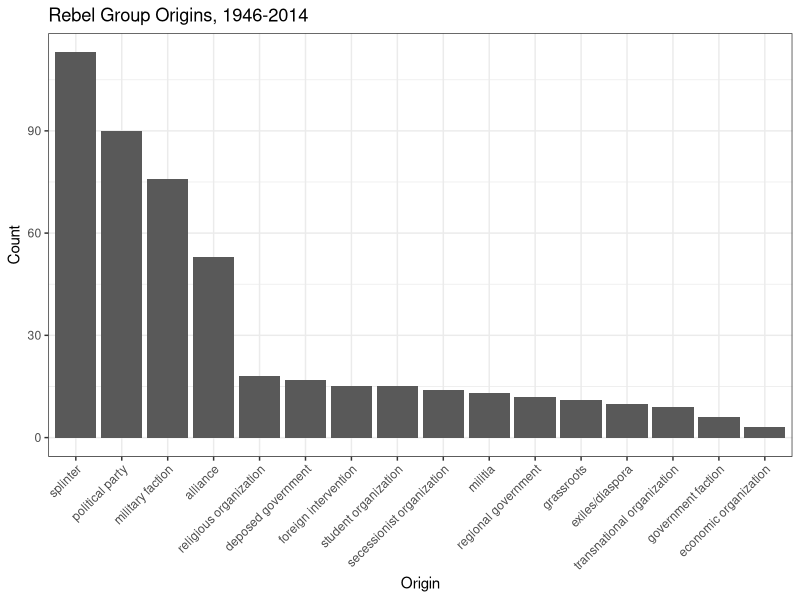
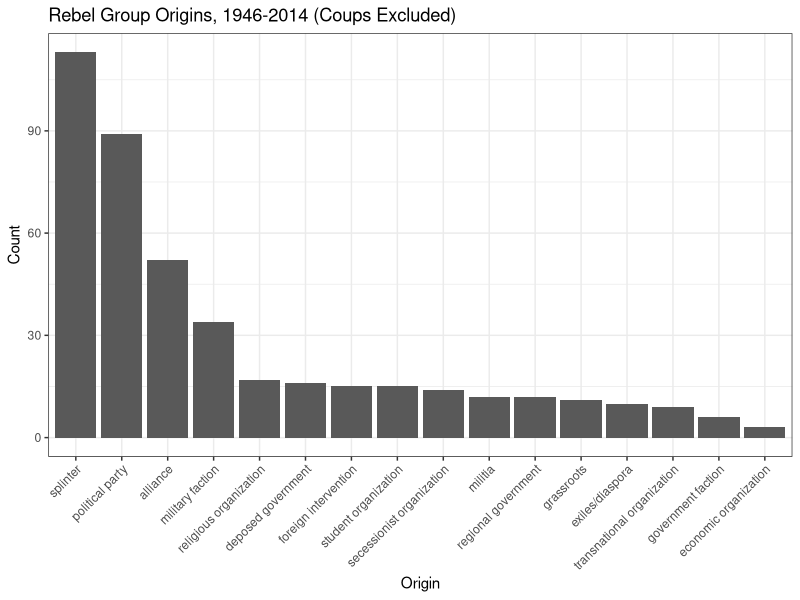
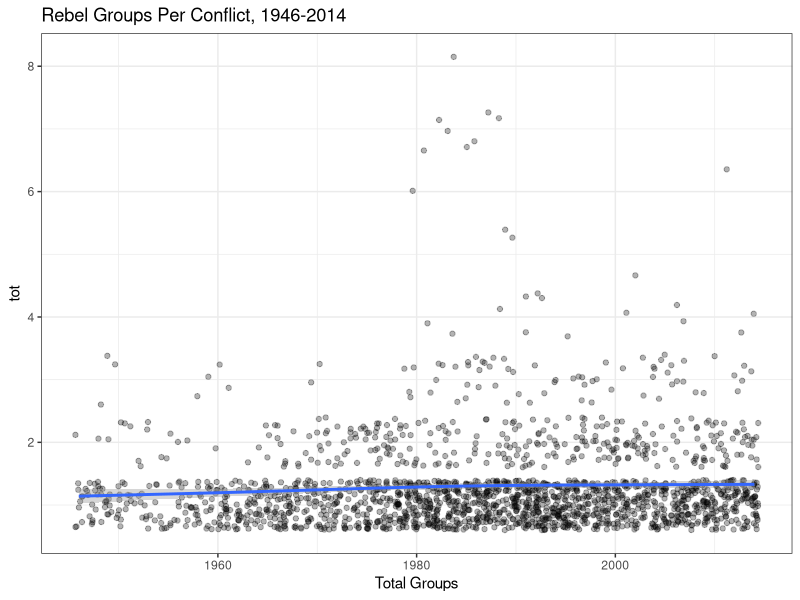
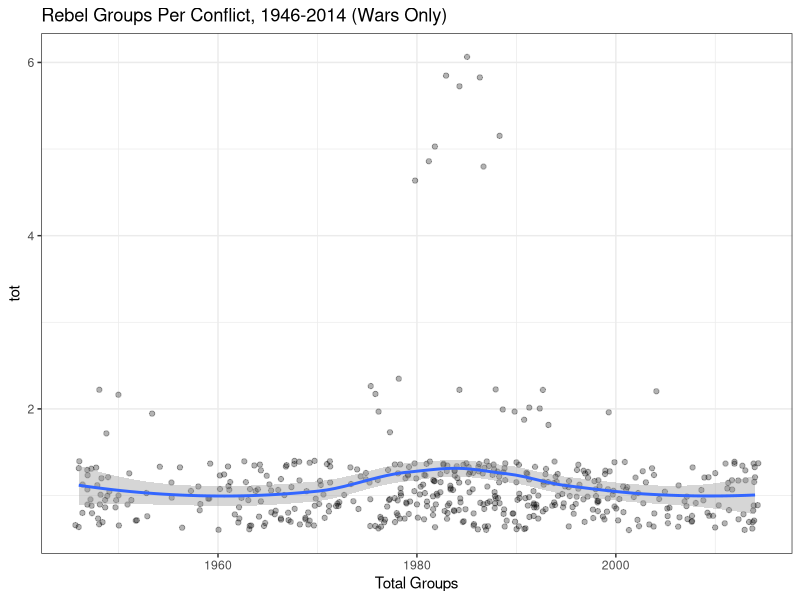
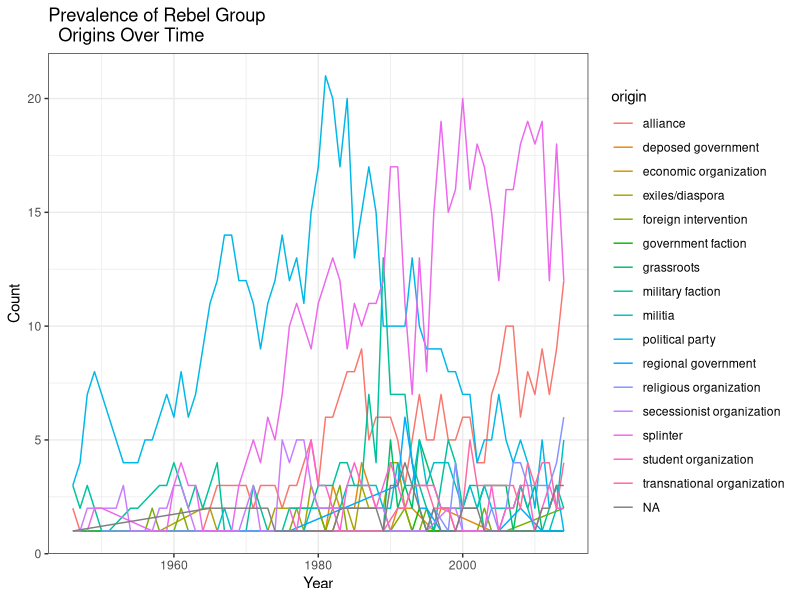
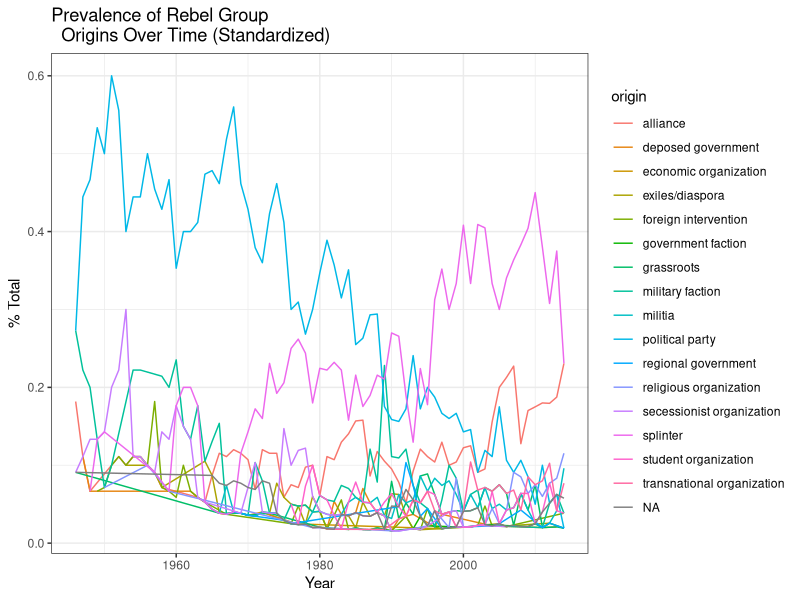
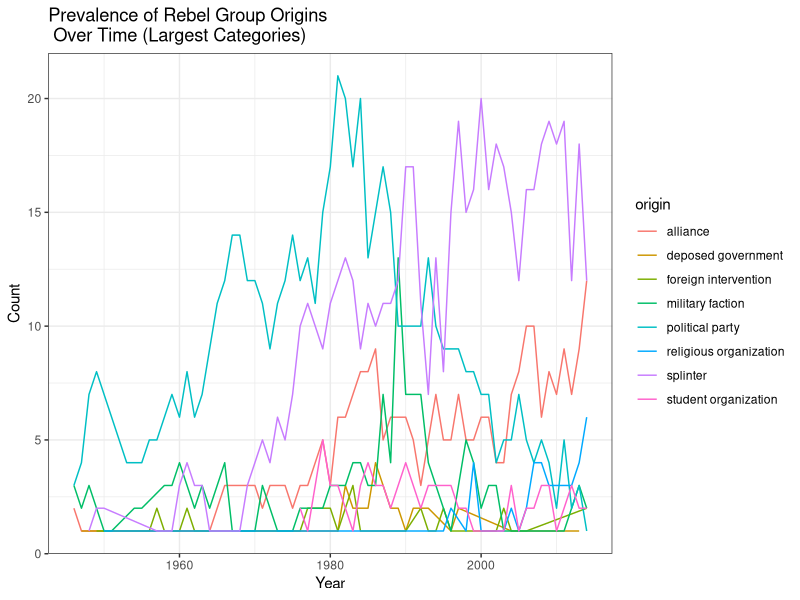
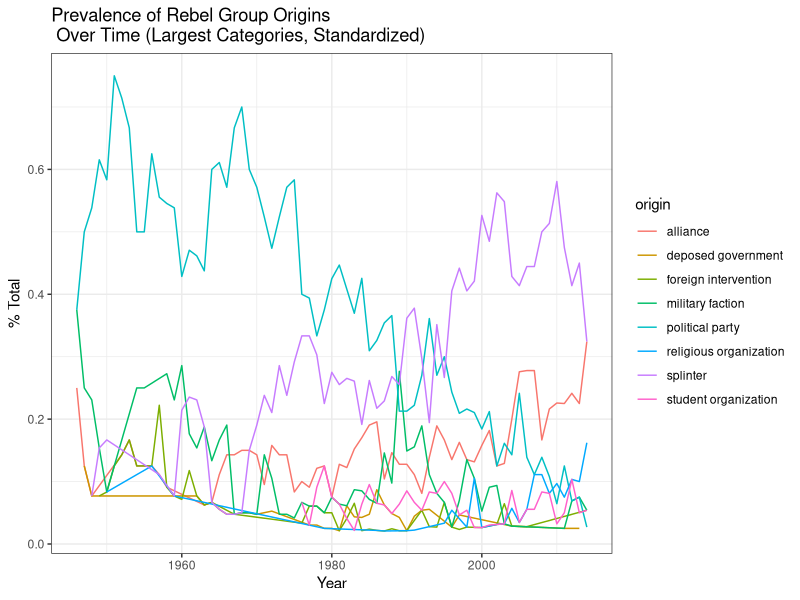

Here is the R script that generated these plots, in order:
## ---- chunk 1
# Load and clean data
library(readr)

groups <- read_csv("rebel_origin.csv")
groups <- groups[c(1,35:43)]

#add in untouched version with correct encoding
groups2 <- read_csv("rebel_origin2.csv")
groups2 <- groups2[,1:34]
groups <- merge(groups2, groups, by = "actorid", all=T)
rm(groups2)

groups <- subset(groups, is.na(delete)==T)
groups <- subset(groups, is.na(origin)==F)

#split multiple origins
library(tidyr)

groups <- separate(groups, "origin",  c("origin","origin2"), sep="; ")

# Condense categories
groups$origin[groups$origin=="alliance - political parties"] <- "political party"
groups$origin[groups$origin=="criminal organization"] <- "economic organization"
groups$origin[groups$origin=="mercenaries"] <- "militia"
groups$origin[groups$origin=="protests"] <- "grassroots"
groups$origin[groups$origin=="anti-colonial"] <- "secessionist organization"
groups$origin[groups$origin=="underground resistance"] <- "political party"
groups$origin[groups$origin=="political organization"] <- "political party"
groups$origin[groups$origin=="transnational militant organization"] <- "transnational organization"
groups$origin[groups$origin=="transnational political organization"] <- "transnational organization"
groups$origin[groups$origin=="occupying military"] <- "military faction"

## ---- chunk 2
library(ggplot2)
library(dplyr)

counts <- groups %>% 
  group_by(origin) %>% 
  summarize(count=length(actorid))

ggplot(counts, aes(x=reorder(origin, -count), y=count)) + geom_bar(stat="identity") + theme_bw() + theme(axis.text.x = element_text(angle=45, hjust=1, vjust=1)) + ylab("Count") + xlab("Origin") + ggtitle("Rebel Group Origins, 1946-2014")

rm(counts)
## ---- chunk 3
non <- subset(groups, ideology!="Coup") %>% 
  group_by(origin) %>% 
  summarize(count=length(actorid))

ggplot(non, aes(x=reorder(origin, -count), y=count)) + geom_bar(stat="identity") + theme_bw() + theme(axis.text.x = element_text(angle=45, hjust=1, vjust=1)) + ylab("Count") + xlab("Origin") + ggtitle("Rebel Group Origins, 1946-2014 (Coups Excluded)")

rm(non)
## ---- chunk 4
dyad <- read_csv("ucdp_dyadic.csv")
dyad <- subset(dyad,TypeOfConflict>2)
colnames(groups)[1] <- "SideBID"
dyad <- merge(dyad, groups, all.x=T, all.y=F)
## ---- chunk 5
#get total
tot <- dyad %>% 
  group_by(ConflictId, Year) %>% 
  summarize(tot=n_distinct(SideBID))

ggplot(tot, aes(x=Year, y=tot)) + geom_jitter(alpha=0.3) + geom_smooth() + theme_bw() + ggtitle("Rebel Groups Per Conflict, 1946-2014") + xlab("Total Groups")

#limit to wars
wars <- subset(dyad, IntensityLevel==2) %>% 
  group_by(ConflictId, Year) %>% 
  summarize(tot=n_distinct(SideBID))

ggplot(wars, aes(x=Year, y=tot)) + geom_jitter(alpha=0.3) + geom_smooth() + theme_bw() + ggtitle("Rebel Groups Per Conflict, 1946-2014 (Wars Only)") + xlab("Total Groups")

rm(tot, wars)
## ---- chunk 6
ts <- dyad %>% 
  group_by(Year, origin) %>% 
  summarize(count=length(SideBID))

ts <- ts %>% 
  group_by(Year) %>% 
  mutate(tot=sum(count))

ggplot(ts, aes(x=Year, y=count, color=origin)) + geom_line() + theme_bw() + ylab("Count") + ggtitle("Prevalence of Rebel Group \n  Origins Over Time")

ggplot(ts, aes(x=Year, y=count/tot, color=origin)) + geom_line() + theme_bw() + ylab("% Total") + ggtitle("Prevalence of Rebel Group \n  Origins Over Time (Standardized)")

sub <- dyad %>% 
  group_by(origin) %>% 
  mutate(type.total=n_distinct(SideBID))

sub <- subset(sub, type.total > 14) %>% 
  group_by(Year, origin) %>% 
  summarize(count=length(SideBID))

sub <- sub %>%
  group_by(Year) %>% 
  mutate(tot=sum(count))

ggplot(sub, aes(x=Year, y=count, color=origin)) + geom_line() + theme_bw() + ylab("Count") + ggtitle("Prevalence of Rebel Group Origins \n Over Time (Largest Categories)")

ggplot(sub, aes(x=Year, y=count/tot, color=origin)) + geom_line() + theme_bw() + ylab("% Total") + ggtitle("Prevalence of Rebel Group Origins \n Over Time (Largest Categories, Standardized)")

rm(ts,sub)

## ---- chunk 7
# Code Episodes if inactive for 2+ calendar years 
conflict.years <- dyad %>% 
  group_by(ConflictId,Year) %>% 
  summarize()
#calculate gap since last year with 25+ fatalities
conflict.years <- conflict.years %>% 
  group_by(ConflictId) %>% 
  mutate(lag.year=lag(Year),start=min(Year))
#code a new episode if there are 2 calendar years without fighting, and for first year
conflict.years$new.ep <- ifelse(conflict.years$Year==conflict.years$start | conflict.years$Year - conflict.years$lag.year > 2, 1, 0)
#create episode numbers
conflict.years <- conflict.years %>% 
  group_by(ConflictId) %>% 
  mutate(epnum=cumsum(new.ep))
#create conflict episode identifier
conflict.years$ConflictEpisode <- as.factor(paste(sapply(strsplit(as.character(conflict.years$ConflictId), "-"), "[", 2),conflict.years$epnum, sep="-"))
#remove unneeded variables and merge back into full data
conflict.years <- subset(conflict.years,select=-c(lag.year,start))
dyad <- merge(dyad,conflict.years,all=T)
rm(conflict.years)

#count rebel groups active in conflict year and episode, intensity
dyad <- dyad %>% 
  group_by(ConflictId, Year) %>% 
  mutate(rebs.year=n_distinct(SideBID), maxint.year=max(IntensityLevel))

dyad <- dyad %>% 
  group_by(ConflictEpisode) %>% 
  mutate(rebs.ep=n_distinct(SideBID), maxint.ep=max(IntensityLevel))
## ---- chunk 8
library(knitr)

type <- dyad %>% 
  group_by(ConflictId, Year) %>% 
  mutate(dyads=n_distinct(SideBID))

type <- type %>%
  group_by(SideBID) %>% 
  summarize(origin=first(origin), max.dyads=max(dyads))

type <- type %>%
  group_by(origin) %>% 
  summarize(tot=n_distinct(SideBID), multi=sum(max.dyads>1))

type$pcmulti <- type$multi / type$tot * 100

type <- type[order(type$pcmulti, decreasing = T), ]

kable(type, col.names = c("Group Type", "Total", "In Multi-Rebel Conflict", "%"), caption = "% of Group Type involved in Multi-Rebel Conflicts")

rm(type)
## ---- chunk 9
type <- subset(dyad, maxint.year==2) %>% 
  group_by(ConflictId, Year) %>% 
  mutate(dyads=n_distinct(SideBID))

type <- type %>%
  group_by(SideBID) %>% 
  summarize(origin=first(origin), max.dyads=max(dyads))

type <- type %>%
  group_by(origin) %>% 
  summarize(tot=n_distinct(SideBID), multi=sum(max.dyads>1))

type$pcmulti <- type$multi / type$tot * 100

type <- type[order(type$pcmulti, decreasing = T), ]

kable(type, col.names = c("Group Type", "Total", "In Multi-Rebel Conflict", "%"), caption = "% of Group Type involved in Multi-rebel Conflicts, Wars Only")

rm(type)
## ---- chunk 10
years <- subset(dyad, rebs.year>1) %>% 
  group_by(ConflictId, Year) %>% 
  summarize(militia=sum(origin=="militia", na.rm=T),  econ.org=sum(origin=="economic organization", na.rm=T), trans.org=sum(origin=="transnational organization", na.rm=T), splinter=sum(origin=="splinter", na.rm=T), deposed=sum(origin=="deposed government", na.rm=T), alliance=sum(origin=="alliance", na.rm=T), exiles=sum(origin=="exiles/diaspora", na.rm=T), rel.org=sum(origin=="religious organization", na.rm=T), party=sum(origin=="political party", na.rm=T), student=sum(origin=="student organization", na.rm=T), foreign=sum(origin=="foreign intervention", na.rm=T), secession=sum(origin=="secessionist organization", na.rm=T), military=sum(origin=="military faction", na.rm=T), regional=sum(origin=="regional government", na.rm=T), grassroots=sum(origin=="grassroots", na.rm=T), government=sum(origin=="government faction", na.rm=T))

sums <- data.frame(count=colSums(years[,3:18]))

sums$pc <- sums$count / length(years$ConflictId) * 100

sums <- sums[order(sums$pc,decreasing = T),]

kable(sums, col.names=c("Count", "% Total"), caption="% Multi-rebel Conflict-Years w/ Group Type")

rm(years, sums)
## ---- chunk 11
years <- subset(dyad, rebs.year>1 & maxint.year==2) %>% 
  group_by(ConflictId, Year) %>% 
  summarize(militia=sum(origin=="militia", na.rm=T),  econ.org=sum(origin=="economic organization", na.rm=T), trans.org=sum(origin=="transnational organization", na.rm=T), splinter=sum(origin=="splinter", na.rm=T), deposed=sum(origin=="deposed government", na.rm=T), alliance=sum(origin=="alliance", na.rm=T), exiles=sum(origin=="exiles/diaspora", na.rm=T), rel.org=sum(origin=="religious organization", na.rm=T), party=sum(origin=="political party", na.rm=T), student=sum(origin=="student organization", na.rm=T), foreign=sum(origin=="foreign intervention", na.rm=T), secession=sum(origin=="secessionist organization", na.rm=T), military=sum(origin=="military faction", na.rm=T), regional=sum(origin=="regional government", na.rm=T), grassroots=sum(origin=="grassroots", na.rm=T), government=sum(origin=="government faction", na.rm=T))

sums <- data.frame(count=colSums(years[,3:18]))

sums$pc <- sums$count / length(years$ConflictId) * 100

sums <- sums[order(sums$pc,decreasing = T),]

kable(sums, col.names=c("Count", "% Total"), caption="% Multi-rebel Conflict-Years w/ Group Type, Wars Only")

rm(years, sums)
## ---- chunk 12
ep <- subset(dyad, rebs.ep>1) %>% 
  group_by(ConflictEpisode) %>% 
  summarize(militia=sum(origin=="militia", na.rm=T),  econ.org=sum(origin=="economic organization", na.rm=T), trans.org=sum(origin=="transnational organization", na.rm=T), splinter=sum(origin=="splinter", na.rm=T), deposed=sum(origin=="deposed government", na.rm=T), alliance=sum(origin=="alliance", na.rm=T), exiles=sum(origin=="exiles/diaspora", na.rm=T), rel.org=sum(origin=="religious organization", na.rm=T), party=sum(origin=="political party", na.rm=T), student=sum(origin=="student organization", na.rm=T), foreign=sum(origin=="foreign intervention", na.rm=T), secession=sum(origin=="secessionist organization", na.rm=T), military=sum(origin=="military faction", na.rm=T), regional=sum(origin=="regional government", na.rm=T), grassroots=sum(origin=="grassroots", na.rm=T), government=sum(origin=="government faction", na.rm=T))

ep[,2:17] <- ifelse(ep[,2:17] > 0, 1, 0)

sums <- data.frame(count=colSums(ep[,2:17]))

sums$pc <- sums$count / length(ep$ConflictEpisode) * 100

sums <- sums[order(sums$pc,decreasing = T),]

kable(sums, col.names=c("Count", "% Total"), caption="% Multi-rebel Conflict-Episodes w/ Group Type")

rm(ep, sums)
## ---- chunk 13
ep <- subset(dyad, rebs.ep>1 & maxint.ep==2) %>% 
  group_by(ConflictEpisode) %>% 
  summarize(militia=sum(origin=="militia", na.rm=T),  econ.org=sum(origin=="economic organization", na.rm=T), trans.org=sum(origin=="transnational organization", na.rm=T), splinter=sum(origin=="splinter", na.rm=T), deposed=sum(origin=="deposed government", na.rm=T), alliance=sum(origin=="alliance", na.rm=T), exiles=sum(origin=="exiles/diaspora", na.rm=T), rel.org=sum(origin=="religious organization", na.rm=T), party=sum(origin=="political party", na.rm=T), student=sum(origin=="student organization", na.rm=T), foreign=sum(origin=="foreign intervention", na.rm=T), secession=sum(origin=="secessionist organization", na.rm=T), military=sum(origin=="military faction", na.rm=T), regional=sum(origin=="regional government", na.rm=T), grassroots=sum(origin=="grassroots", na.rm=T), government=sum(origin=="government faction", na.rm=T))

ep[,2:17] <- ifelse(ep[,2:17] > 0, 1, 0)

sums <- data.frame(count=colSums(ep[,2:17]))

sums$pc <- sums$count / length(ep$ConflictEpisode) * 100

sums <- sums[order(sums$pc,decreasing = T),]

kable(sums, col.names=c("Count", "% Total"), caption="% Multi-rebel Conflict-Episodes w/ Group Type, Wars Only")

rm(ep, sums)
## ---- chunk 14
library(corrplot)

cors <- subset(dyad, select=c(SideBID,Year,ConflictId,ConflictEpisode,origin,rebs.year,rebs.ep))

cors1 <- cors %>% 
  group_by(ConflictId, Year) %>% 
  summarize(militia=sum(origin=="militia", na.rm=T),  econ.org=sum(origin=="economic organization", na.rm=T), trans.org=sum(origin=="transnational organization", na.rm=T), splinter=sum(origin=="splinter", na.rm=T), deposed=sum(origin=="deposed government", na.rm=T), alliance=sum(origin=="alliance", na.rm=T), exiles=sum(origin=="exiles/diaspora", na.rm=T), rel.org=sum(origin=="religious organization", na.rm=T), party=sum(origin=="political party", na.rm=T), student=sum(origin=="student organization", na.rm=T), foreign=sum(origin=="foreign intervention", na.rm=T), secession=sum(origin=="secessionist organization", na.rm=T), military=sum(origin=="military faction", na.rm=T), regional=sum(origin=="regional government", na.rm=T), grassroots=sum(origin=="grassroots", na.rm=T), government=sum(origin=="government faction", na.rm=T))

cors1 <- cor(cors1[,3:18])

corrplot(cors1, method="color", type="lower", diag=F, mar=c(0,0,2.5,0), title = "Correlations b/t Origin Types \n (All Conflict Years)")

#with only multi-rebel years
cors2 <- subset(cors, rebs.year>1) %>% 
  group_by(ConflictId, Year) %>% 
  summarize(militia=sum(origin=="militia", na.rm=T),  econ.org=sum(origin=="economic organization", na.rm=T), trans.org=sum(origin=="transnational organization", na.rm=T), splinter=sum(origin=="splinter", na.rm=T), deposed=sum(origin=="deposed government", na.rm=T), alliance=sum(origin=="alliance", na.rm=T), exiles=sum(origin=="exiles/diaspora", na.rm=T), rel.org=sum(origin=="religious organization", na.rm=T), party=sum(origin=="political party", na.rm=T), student=sum(origin=="student organization", na.rm=T), foreign=sum(origin=="foreign intervention", na.rm=T), secession=sum(origin=="secessionist organization", na.rm=T), military=sum(origin=="military faction", na.rm=T), regional=sum(origin=="regional government", na.rm=T), grassroots=sum(origin=="grassroots", na.rm=T), government=sum(origin=="government faction", na.rm=T))

cors2 <- cor(cors2[,3:18])

corrplot(cors2, method="color", type="lower", diag=F, mar=c(0,0,2.5,0), title = "Correlations b/t Origin Types \n (Conflict Years w/ 2+ Rebel Groups)")

#with only multi-rebel episodes
cors3 <- subset(cors, rebs.ep>1) %>% 
  group_by(ConflictEpisode) %>% 
  summarize(militia=sum(origin=="militia", na.rm=T),  econ.org=sum(origin=="economic organization", na.rm=T), trans.org=sum(origin=="transnational organization", na.rm=T), splinter=sum(origin=="splinter", na.rm=T), deposed=sum(origin=="deposed government", na.rm=T), alliance=sum(origin=="alliance", na.rm=T), exiles=sum(origin=="exiles/diaspora", na.rm=T), rel.org=sum(origin=="religious organization", na.rm=T), party=sum(origin=="political party", na.rm=T), student=sum(origin=="student organization", na.rm=T), foreign=sum(origin=="foreign intervention", na.rm=T), secession=sum(origin=="secessionist organization", na.rm=T), military=sum(origin=="military faction", na.rm=T), regional=sum(origin=="regional government", na.rm=T), grassroots=sum(origin=="grassroots", na.rm=T), government=sum(origin=="government faction", na.rm=T))

cors3 <- cor(cors3[,2:17])

corrplot(cors3, method="color", type="lower", diag=F, mar=c(0,0,2.5,0), title = "Correlations b/t Origin Types \n (Conflict Episodes w/ 2+ Rebel Groups)")

rm(cors,cors1,cors2,cors3)
